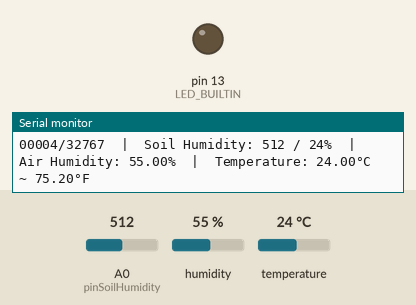
A program run on a simulated Arduino Uno, built with avr-gcc and run on an emulated ATmega328P. Shown: output pins drawn as LEDs (lit = HIGH), the last lines printed to the serial monitor. Inputs (shaded band) come from the test bench; at power-on: A0 (pinSoilHumidity) = 512, humidity 55 %, temperature 24 °C.

Above: at 1.3 s.
1.4 s: A0 (pinSoilHumidity) set to 586
2.9 s: A0 (pinSoilHumidity) set to 605
At 3.9 s:
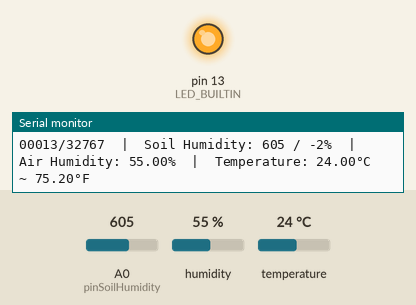
4.4 s: A0 (pinSoilHumidity) set to 511
At 5.3 s:
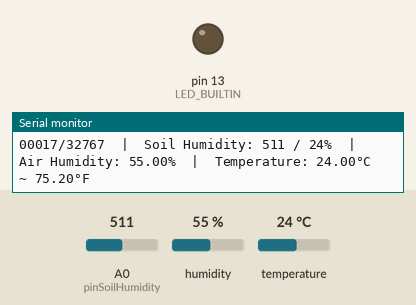
5.9 s: A0 (pinSoilHumidity) set to 716
At 7.1 s:
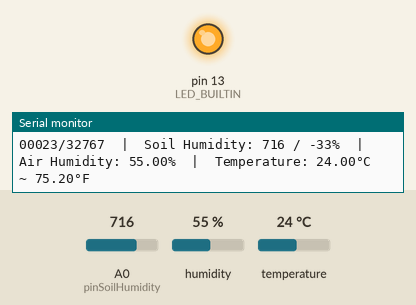
Timing chart, 0 to 8.4 s (numbered marks = the images above; inputs shaded):
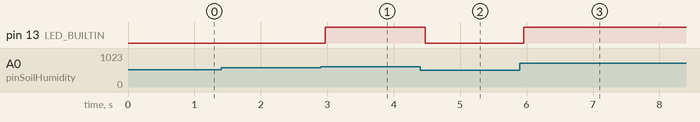

The program:

main.cpp
```cpp
/**
 * Blink
 *
 * Turns on an LED on for one second,
 * then off for one second, repeatedly.
 */
#include "Arduino.h"
#include "DHT.h"
#define DHTPIN 2
#define DHTTYPE DHT11
#define pinSoilHumidity A0

/**
 * vordefinierte statische Werte
 */

#define maxValueTemp 30.5
#define maxValueAirHumidity 35
#define maxValueSoilHumidity 267
#define sensorSoilHumidityDry 595 // 595 // value for dry sensor
#define sensorSoilHumidityWet 239 // value for wet sensor
#define valueRefresh 256
/**
 * festgelegte einstellbare Werte
 */

int zahler;
float valueAirHumidity;
float valueTempCelsius;
float valueTempFahrenheit;
int valueSoilHumidity;
int valuePercentageSoilHumididy;

/**
 *
 */

DHT dht(DHTPIN, DHTTYPE);

// Set LED_BUILTIN if it is not defined by Arduino framework
// #define LED_BUILTIN 13

void setup()
{
  // Add your initialization code here
  Serial.begin(9600);
  pinMode(LED_BUILTIN, OUTPUT);
  dht.begin(); // initialize the sensor
  zahler = 1;
  valueAirHumidity = 0;
  valueTempCelsius = 0;
  valueTempFahrenheit = 0;
  valueSoilHumidity = 0;
  valuePercentageSoilHumididy = 0;
}

void readTempAirHumidity()
{
  // read humidity
  valueAirHumidity = dht.readHumidity();
  // read temperature as Celsius
  valueTempCelsius = dht.readTemperature();
  // read temperature as Fahrenheit
  valueTempFahrenheit = dht.readTemperature(true);
}

void readSoilHumidity()
{
  valueSoilHumidity = analogRead(pinSoilHumidity); // Auslesen des aktuellen Sensorwertes
  valuePercentageSoilHumididy = map(valueSoilHumidity, sensorSoilHumidityWet, sensorSoilHumidityDry, 100, 0);
}

void checkZahler()
{
  zahler++;

  if (zahler == INT8_MAX)
  {
    zahler = 1;
  }
}

void addZeros(){
  if (zahler <= 9) {
    Serial.print("0000");
  } else if (zahler <= 99) {
    Serial.print("000");
  } else if (zahler <= 999) {
    Serial.print("00");
  } else if (zahler <= 9999) {
    Serial.print("0");
  } else if (zahler <= 99999) {
    Serial.print("");
  } else {
    Serial.println("Read Error - illegal value");
  }
}

void printSerial()
{

  // check if any reads failed
  //The function isnan() returns 1 if the argument \a __x represents a "not-a-number" (NaN) object, otherwise 0.
  if (isnan(valueAirHumidity) || isnan(valueTempCelsius) || isnan(valueTempFahrenheit))
  {
    Serial.println("Failed to read from DHT sensor!");
  }
  else
  {
    addZeros();

    Serial.print(zahler);
    Serial.print("/");
    Serial.print(INT16_MAX);

    Serial.print("  |  ");

    Serial.print("Soil Humidity: ");
    Serial.print(valueSoilHumidity);
    Serial.print(" / ");
    Serial.print(valuePercentageSoilHumididy);
    Serial.print("%");

    Serial.print("  |  ");

    Serial.print("Air Humidity: ");
    Serial.print(valueAirHumidity);
    Serial.print("%");

    Serial.print("  |  ");

    Serial.print("Temperature: ");
    Serial.print(valueTempCelsius);
    Serial.print("°C ~ ");
    Serial.print(valueTempFahrenheit);
    Serial.println("°F");
  }
}

// The loop function is called in an endless loop
void loop()
{
  delay(valueRefresh); // kurze Pause

  readSoilHumidity();
  readTempAirHumidity();

  // 267 Bodenfeuchtigkeit
  if (valueSoilHumidity >= sensorSoilHumidityDry)
  {
    digitalWrite(LED_BUILTIN, HIGH);
  }
  else
  {
    digitalWrite(LED_BUILTIN, LOW);
  }

  printSerial();
  checkZahler();

}
```

Measured:
- the behaviour switches between 594 and 595 on A0 (pinSoilHumidity) (found by bisection; images 0 and 1)
- after the input at 2.9 s, pin 13 (LED_BUILTIN): LOW → HIGH after 0.07 s
- after the input at 4.4 s, pin 13 (LED_BUILTIN): HIGH → LOW after 0.08 s
- after the input at 5.9 s, pin 13 (LED_BUILTIN): LOW → HIGH after 0.06 s
